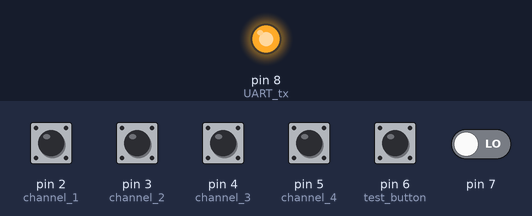
A sketch run on a simulated Arduino Uno, built with avr-gcc and run on an emulated ATmega328P. On the bench: output pins drawn as LEDs (lit = HIGH). Dashed ring = blinking. The test bench sets the inputs (shaded band); at power-on: pin 2 (channel_1), pin 3 (channel_2), pin 4 (channel_3), pin 5 (channel_4), pin 6 (test_button) HIGH, pin 7 LOW. What the sketch prints to the serial monitor is not drawn.

Above: at 1.2 s.
1.3 s: pin 6 (test_button) pulled LOW for 3.2 s
At 4.9 s:
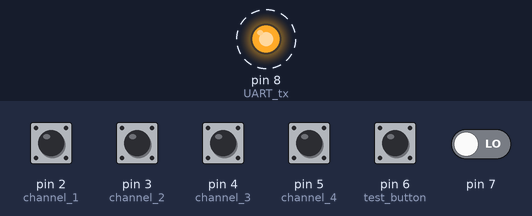
Timing chart, 0 to 6.4 s (numbered marks = the images above; inputs shaded):
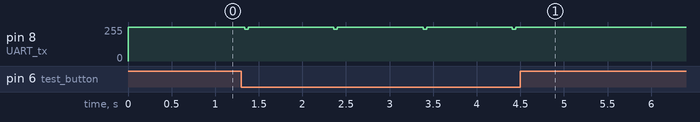

Measured:
- after the input at 1.3 s, pin 8 (UART_tx): alternates 255/255 for 0.98 s and 240/255 for 0.04 s, 8 changes in all, then stays 255/255, starting at once

The sketch:

Logic_Analyser_UART.ino
```cpp
const int channel_1 = 2;
const int channel_2 = 3;
const int channel_3 = 4;
const int channel_4 = 5;
const int UART_tx = 8;
const int test_button = 6;

volatile byte buffer[1000]; //Capture buffer stores 1000 samples, volatile as accessed by ISR
volatile int sampleIndex = 0;
volatile bool data_captured = false;

volatile byte uartData = 0; //Stores UART character currently being transmitted
volatile int uartBit = -1; //Keeps track of which UART bit, -1 = waiting,  0 = start bit, 1-8 = data bits, 9 = stop bit
volatile bool uartSending = false;
volatile int uartTicks = 0; //Counts timer1 interrupt (each interrupt is approximately 10us and each UART bit lasts 104us, hence 10 timer ticks needed)

void setup()
{
  Serial.begin(115200);

  pinMode(channel_1, INPUT_PULLUP);
  pinMode(channel_2, INPUT_PULLUP);
  pinMode(channel_3, INPUT_PULLUP);
  pinMode(channel_4, INPUT_PULLUP);

  pinMode(UART_tx, OUTPUT);
  digitalWrite(UART_tx, HIGH);
  pinMode(test_button, INPUT_PULLUP);
  noInterrupts(); //Disable interrupts while configuring timer1

  TCCR1A = 0; //Reset Timer 1 control register A
  TCCR1B = 0; //Reset Timer 1 control register B
  TCCR1B |= (1 << WGM12); //Set timer 1 to CTC mode (counts up till it gets to OCR1A value)
  OCR1A = 19; //Timer limit, Arduino clock is set to 16MHz with a prescaler of 8 is 16MHz / 8 = 2million timer counts / s /20 = 100k times per second which is sampling rate
  TCCR1B |= (1 << CS11); //Set prescaler to 8
  interrupts(); //Interrupts back on
}

void loop()
{
  if (digitalRead(test_button) == LOW) //Check if button has been pressed
  {
    sampleIndex = 0; //Reset capture
    data_captured = false;

    uartSending = false; //Reset UART
    uartBit = -1;
    uartTicks = 0;

    TIMSK1 |= (1 << OCIE1A); //Enable timer1 interrupt

    delayMicroseconds(100); //Give capture time to start

    sendMessage(); //Send UART transmission

    delay(500);
  }

  if (data_captured) //Checks whether capture is finished
  {
    noInterrupts();

    for (int i = 0; i < 1000; i++)
    {
      Serial.println(buffer[i], BIN); //Send each sample to python as binary
    }

    data_captured = false;

    interrupts();
  }
}

void startUART(byte data) //Start UART transmission
{
  uartData = data;
  uartBit = -1;
  uartTicks = 0;
  uartSending = true;
}

void sendMessage() //Sends UART message
{
  startUART('H');
  while (uartSending) {}

  startUART('E');
  while (uartSending) {}

  startUART('L');
  while (uartSending) {}

  startUART('L');
  while (uartSending) {}

  startUART('O');
  while (uartSending) {}

}

ISR(TIMER1_COMPA_vect) //Timer1 interrupt service routine, executes every 10us
{
  byte value = (PIND >> 2) & 0x0F; //Reads all four digital pins (D2-D5) and packs their states into the lower 4 bits

  if (sampleIndex < 1000)
  {
    buffer[sampleIndex] = value; //Store sample
    sampleIndex++;
  }

  if (uartSending) //Only execute UART code if we're currently transmitting
  {
    uartTicks++;

    if (uartTicks >= 10) //After 10 timer ticks
    {
      uartTicks = 0; //Reset timer ticks

      uartBit++;

      if (uartBit == 0) //UART start bit
      {
        digitalWrite(UART_tx, LOW); //Start bit pulled low
      }

      else if (uartBit >= 1 && uartBit <= 8) //Data bits
      {
        if (uartData & (1 << (uartBit - 1))) //Checks each bit
        {
          digitalWrite(UART_tx, HIGH); //If bit 1 pulled HIGH
        }
        else
        {
          digitalWrite(UART_tx, LOW); //If bit 0 pulled LOW
        }
      }

      else //Stop bit
      {
        digitalWrite(UART_tx, HIGH);
        uartSending = false;
      }
    }
  }

  if (sampleIndex >= 1000) //When the captures complete
  {
    data_captured = true;

    TIMSK1 &= ~(1 << OCIE1A); //Turn off Timer 1 interrupt

    digitalWrite(UART_tx, HIGH); //UART returns to IDLE
    uartSending = false;
  }
}
```
